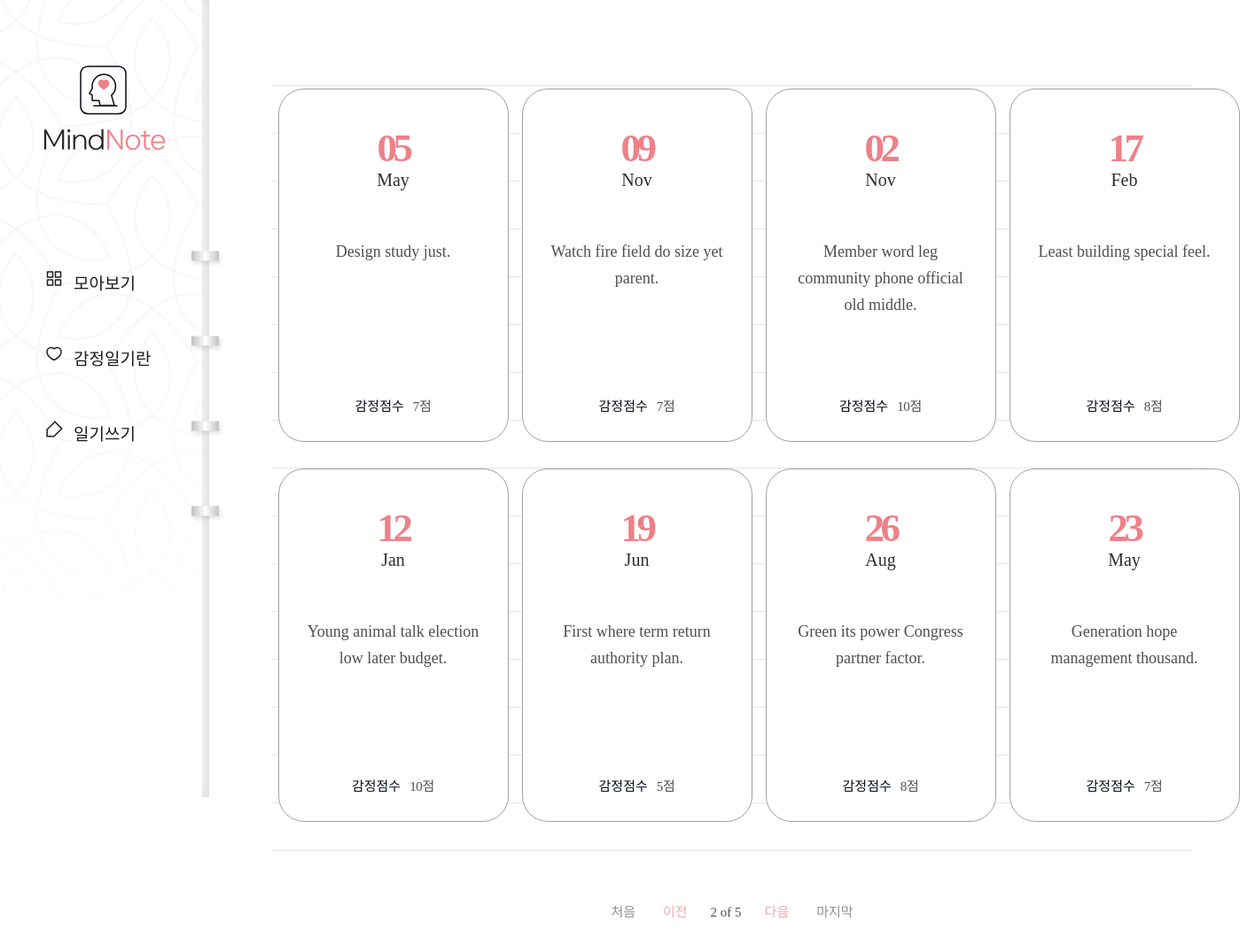
The app's page /diary/?page=2 with its own data.
### diary/models.py (models this page shows, shortened)
class Page(models.Model):
    title = models.CharField(max_length=100, validators=[validate_no_hash])
    content = models.TextField(validators=[validate_no_hash])
    feeling = models.CharField(max_length=80, validators=[validate_no_hash, validate_no_numbers])
    score = models.IntegerField(validators=[validate_score])
    dt_created = models.DateField()

### diary/views.py (the view)
# urls.py: path('diary/', views.PageListView.as_view(), name='page-list'),
class PageListView(ListView):
    model = Page
    ordering = ['-dt_created']
    paginate_by = 8

### diary/templates/diary/page_list.html (shortened to what this page needs)
{% extends './base.html' %}
{% block content %}
{% if page_obj.object_list %}
    <div class="wrap-note">
        <div class="note">
            <div class="note-list">
                <ul>
                    {% for obj in page_obj.object_list %}
                    <li>
                        <a href="{% url 'page-detail' obj.id %}">
                            <div class="date">
                                <span>{{obj.dt_created|date:"d"}}</span>
                                <p>{{obj.dt_created|date:"M"}}</p>
                            </div>
                            <h2>{{obj.title}}</h2>
                            <div class="score">
                                <p>감정점수</p>
                                <span>{{obj.score}}점</span>
                            </div>
                        </a>
                    </li>
                    {% endfor %}
                </ul>
            </div>
            <div class="paging">
                {% if page_obj.has_previous %}
                    <a href="?page=1" class="first">처음</a>
                    <a href="?page={{page_obj.previous_page_number}}" class="prev">이전</a>
                {% endif %}
                <span class="page">
                    <p>{{page_obj.number}} of {{page_obj.paginator.num_pages}}</p>
                </span>
                {% if page_obj.has_next %}
                    <a href="?page={{page_obj.next_page_number}}" class="next">다음</a>
                    <a href="?page={{page_obj.paginator.num_pages}}" class="last">마지막</a>
                {% endif %}
            </div>
        </div>
    </div>
{% endif %}
{% endblock content %}

### diary/static/diary/css/styles.css (style rules this page uses)
h1,h2,h3,p,a,ul,li { margin: 0; padding: 0; font-family: 'NanumSquare'; list-style: none; text-decoration: none; outline: none; }
html { position: relative; min-height: 100%; margin: 0; }
body { margin: 0; padding: 0; -webkit-font-smoothing: antialiased; -moz-osx-font-smoothing: auto; }
.wrap-note .note { padding-left: 236px; padding-top: 50px; padding-bottom: 200px; }
.note-list { margin: 0 70px; padding-top: 50px; background: url(../image/note-bg.svg) repeat-x center/1535px 974px; }
.note-list ul { overflow: hidden; width: 1100px; margin: 0 auto; padding-bottom: 50px; }
.note-list ul li { float: left; width: 25%; padding-bottom: 30px; }
.note-list ul li a { display: block; width: 258px; height: 397px; margin: 0 auto; background: #fff; border: solid 1px #a3a0a0; border-radius: 29px; }
.note-list ul li a .date { margin-top: 40px; margin-bottom: 55px; text-align: center; }
.note-list ul li a .date p { display: inline-block; font-family: 'NanumSquare'; color: #2b2d32; font-size: 20px; text-align: center; text-transform: capitalize; line-height: 1; }
.note-list ul li a .date span { display: block; font-family: 'NanumSquare'; color: #ee8088; font-weight: 700; font-size: 45px; letter-spacing: -4.47px; }
.note-list ul li a h2 { width: 196px; height: 150px; margin: 0 auto; font-family: 'NanumBarunpen'; color: #4e4f53; font-weight: normal; font-size: 18px; line-height: 1.67; text-align: center; }
.note-list ul li a .score { margin-top: 28px; text-align: center; }
.note-list ul li a .score p { display: inline-block; font-family: 'NanumSquare'; color: #060b18; font-size: 15px; }
.note-list ul li a .score span { padding-left: 6px; font-family: 'NanumBarunpen'; color: #4e4f53; font-size: 15px; letter-spacing: -0.29px; }
.paging { margin-top: 10px; text-align: center; }
.paging a { display: inline-block; font-family: 'NanumSquare'; font-size: 15px; }
.paging .first,.paging .last { color: #929191; }
.paging .first { margin-right: 27px; }
.paging .last { margin-left: 27px; }
.paging .prev,.paging .next { color: #f2a6ac; }
.paging span { display: inline-block; }
.paging span p { margin: 0 22px; font-family: 'NanumSquare'; color: #4e4f53; font-size: 15px; }

### records on screen
Page: dt_created "05", dt_created "May", title "Design study just.", score "7"
Page: dt_created "09", dt_created "Nov", title "Watch fire field do size yet parent.", score "7"
Page: dt_created "02", dt_created "Nov", title "Member word leg community phone official old middle.", score "10"
Page: dt_created "17", dt_created "Feb", title "Least building special feel.", score "8"
Page: dt_created "12", dt_created "Jan", title "Young animal talk election low later budget.", score "10"
Page: dt_created "19", dt_created "Jun", title "First where term return authority plan.", score "5"
Page: dt_created "26", dt_created "Aug", title "Green its power Congress partner factor.", score "8"
Page: dt_created "23", dt_created "May", title "Generation hope management thousand.", score "7"

### other values on screen
{{ page_obj.number }} "2"
{{ page_obj.paginator.num_pages }} "5"
